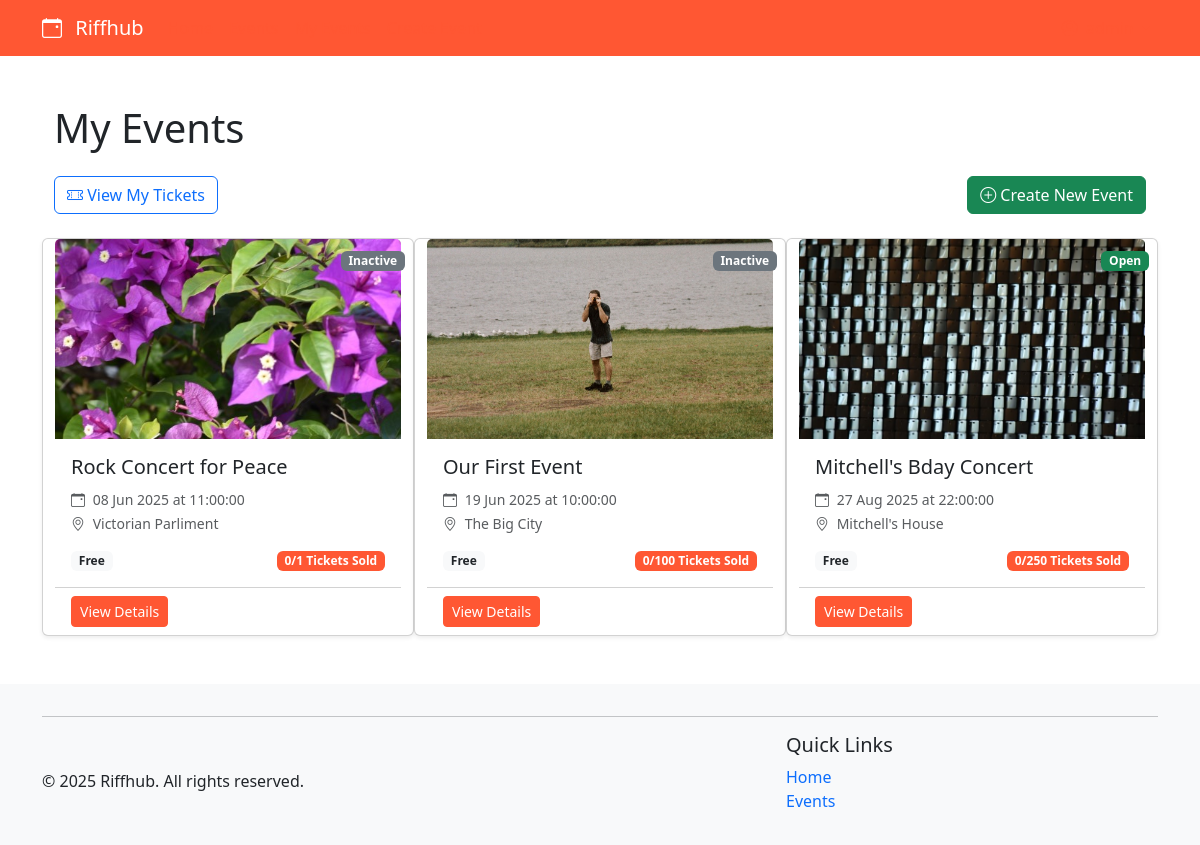
The page /events/my-events (signed in) on the database its author committed.
### riffhub/models.py (models this page shows, shortened)
class Event(db.Model):
    __tablename__ = 'events'
    id = db.Column(db.Integer, primary_key=True)
    title = db.Column(db.String(120), nullable=False)
    description = db.Column(db.Text)
    genre_id = db.Column(db.Integer, db.ForeignKey('genres.id'))
    date = db.Column(db.Date, nullable=False)
    time = db.Column(Time, nullable=False)
    location = db.Column(db.String(120))
    image = db.Column(db.String(255))
    capacity = db.Column(db.Integer, default=0)  # 0 means unlimited capacity
    price = db.Column(db.Double, default=0)  # 0 means free entry
    organizer_id = db.Column(db.Integer, db.ForeignKey('users.id'))
    created_at = db.Column(db.DateTime, default=datetime.utcnow)
    tickets = db.relationship('Ticket', backref='event', lazy='dynamic', cascade='all, delete-orphan')
    @property
    def ticket_count(self):
        from riffhub.models import Order  # Import here to avoid circular imports
        return db.session.query(db.func.sum(Ticket.quantity))\
            .join(Order)\
            .filter(Ticket.event_id == self.id)\
            .filter(Order.status == 'completed')\
            .scalar() or 0
    @property
    def is_full(self):
        return self.capacity > 0 and self.ticket_count >= self.capacity

### riffhub/blueprints/events/routes.py (the view)
@bp.route('/my-events')
@login_required
def my_events():
    user_id = session['user_id']
    created_events = Event.query.filter_by(organizer_id=user_id).order_by(Event.date).all()
    current_date = date.today()
    return render_template('my_events.html',
                          created_events=created_events,
                          current_date=current_date)

### riffhub/helpers.py (called while the page is built)
def login_required(f):
    @wraps(f)
    def decorated_function(*args, **kwargs):
        if 'user_id' not in session:
            flash('Please log in to access this page', 'danger')
            return redirect(url_for('auth.login'))
        return f(*args, **kwargs)
    return decorated_function

def utility_processor():
    def format_date(date_str):
        try:
            if isinstance(date_str, str):
                date_obj = datetime.strptime(date_str, '%Y-%m-%d')
                return date_obj.strftime('%B %d, %Y')
            return date_str.strftime('%B %d, %Y')
        except:
            return date_str
    return dict(format_date=format_date, now=datetime.now())

### riffhub/blueprints/events/templates/my_events.html (shortened to what this page needs)
{% extends 'base.html' %}
{% import 'macros.html' as macros %}
{% block content %}
<div class="container my-5">
    <h1 class="mb-4">My Events</h1>
    <div class="d-flex justify-content-between align-items-center mb-4">
        <a href="{{ url_for('events.my_tickets') }}" class="btn btn-outline-primary">
            <i class="bi bi-ticket-perforated"></i> View My Tickets
        </a>
        <a href="{{ url_for('events.create') }}" class="btn btn-success">
            <i class="bi bi-plus-circle"></i> Create New Event
        </a>
    </div>
    {% if created_events %}
        <div class="row row-cols-1 row-cols-md-3 g-4">
            {% for event in created_events %}
                {{ macros.event_card(event, current_date) }}
            {% endfor %}
        </div>
    {% endif %}
</div>
{% endblock %}

### riffhub/templates/macros.html (shortened to what this page needs)
{% macro event_card(event, current_date, show_actions=False) %}
<div class="card h-100 event-card shadow-sm">
    {% if event.image %}
        <img src="{{ url_for('static', filename='uploads/' + event.image) }}" class="card-img-top" alt="{{ event.title }}" style="height: 200px; object-fit: cover;">
    {% else %}
        <img src="{{ url_for('static', filename='img/event-placeholder.jpg') }}" class="card-img-top" alt="Event placeholder" style="height: 200px; object-fit: cover;">
    {% endif %}
    <div class="event-status position-absolute top-0 end-0 p-2">
        {% if event.is_full %}
            <span class="badge bg-danger">Sold Out</span>
        {% elif event.date < current_date %}
            <span class="badge bg-secondary">Inactive</span>
        {% else %}
            <span class="badge bg-success">Open</span>
        {% endif %}
    </div>
    <div class="card-body">
        <h5 class="card-title">{{ event.title }}</h5>
        <p class="card-text">
            <small class="text-muted">
                <i class="bi bi-calendar-event me-1"></i> {{ event.date.strftime('%d %b %Y') }}
                {% if event.time %}
                    at {{ event.time }}
                {% endif %}
            </small><br>
            {% if event.location %}
            <small class="text-muted">
                <i class="bi bi-geo-alt me-1"></i> {{ event.location }}
            </small>
            {% endif %}
        </p>
        <div class="d-flex justify-content-between align-items-center mt-2">
            {% if event.price > 0 %}
                <span class="badge bg-info text-dark">${{ "%.2f"|format(event.price) }}</span>
            {% else %}
                <span class="badge bg-light text-dark">Free</span>
            {% endif %}
            <span class="badge bg-primary">
                {% if event.capacity > 0 %}
                    {{ event.ticket_count }}/{{ event.capacity }} Tickets Sold
                {% else %}
                    {{ event.ticket_count }} Tickets Sold
                {% endif %}
            </span>
        </div>
    </div>
    <div class="card-footer d-flex justify-content-between bg-white">
        <a href="{{ url_for('events.detail', event_id=event.id) }}" class="btn btn-sm btn-primary">View Details</a>
    </div>
</div>
{% endmacro %}

### .utils/ass_2_reference/static/style/styles.css (style rules this page uses)
:root { --brand-primary: #ff5733; --brand-highlight: #ff7300; }
body { text-decoration: none; }
.bg-primary { background-color: var(--brand-primary) !important; }
.btn-primary { background-color: var(--brand-primary); border-color: var(--brand-primary); }

### rows shown on the page
Event: image (picture), shows "Inactive", title "Rock Concert for Peace", date "08 Jun 2025", time "11:00:00", location "Victorian Parliment", price "Free", ticket_count "0", capacity "1"
Event: image (picture), shows "Inactive", title "Our First Event", date "19 Jun 2025", time "10:00:00", location "The Big City", price "Free", ticket_count "0", capacity "100"
Event: image (picture), shows "Open", title "Mitchell's Bday Concert", date "27 Aug 2025", time "22:00:00", location "Mitchell's House", price "Free", ticket_count "0", capacity "250"
